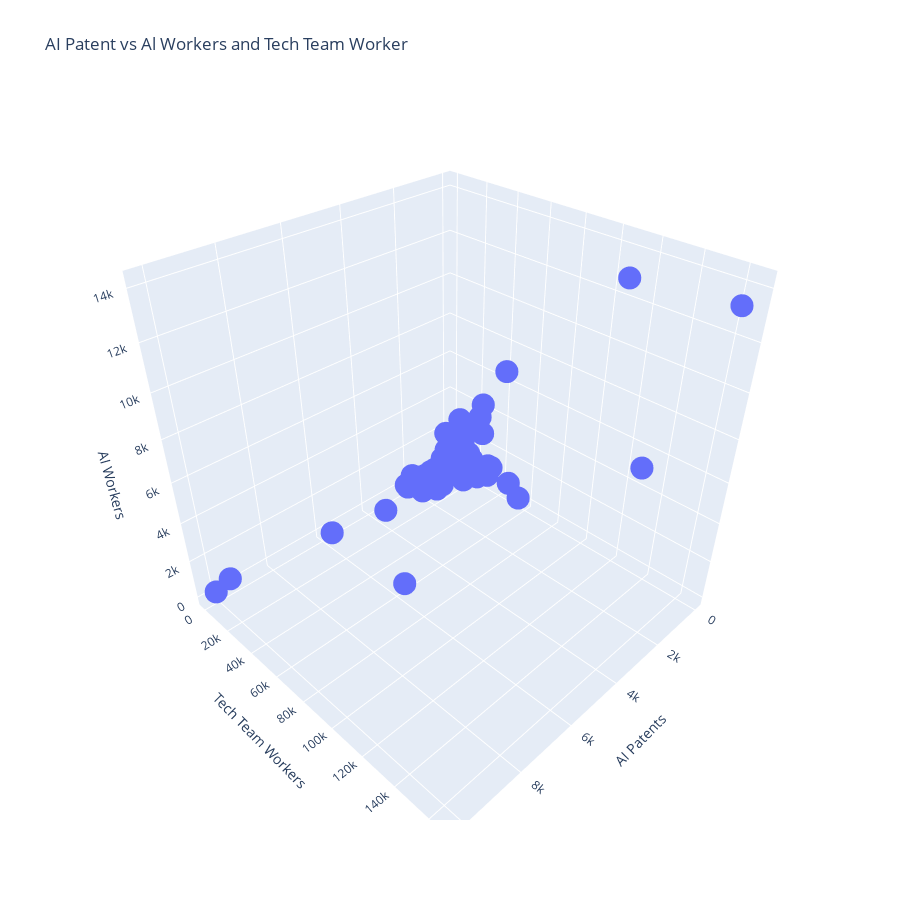

The code cell stored with this chart in its notebook:
### Markdown cell above
3d Plots

### Code cell
# 3D Plot (AI Patent vs Workforce_Al_workers and Workforce_Tech_Team_Worker)
fig = px.scatter_3d(
    df,
    x='AI patents',
    y='Workforce_Tech_Team_Workers',
    z='Workforce_AI_workers',
    title='AI Patents vs Workforce_Al_workers and Workforce_Tech_Team_Workers'
)

fig.update_layout(
    title='AI Patent vs Al Workers and Tech Team Worker', 
    autosize=False,
    width=900, 
    height=900,
    scene=dict(
        xaxis_title='AI Patents',
        yaxis_title='Tech Team Workers',
        zaxis_title='AI Workers',
    ),
)

fig.show()
fig.write_html("3d_plot_patents.html")

### Figure 1 — Plotly figure (JSON) as saved in the notebook; plotly's stock layout.template omitted (floating-point values rounded to 4 significant figures; data arrays with more than 128 entries replaced by an {"elided": "..."} marker saying what was removed)
{"data": [{"hovertemplate": "AI patents=%{x}<br>Workforce_Tech_Team_Workers=%{y}<br>Workforce_AI_workers=%{z}<extra></extra>", "legendgroup": "", "marker": {"color": "#636efa", "symbol": "circle"}, "mode": "markers", "name": "", "scene": "scene", "showlegend": false, "type": "scatter3d", "x": {"elided": "678 int values"}, "y": {"elided": "678 int values"}, "z": {"elided": "678 int values"}}], "layout": {"autosize": false, "height": 900, "legend": {"tracegroupgap": 0}, "scene": {"domain": {"x": [0, 1], "y": [0, 1]}, "xaxis": {"title": {"text": "AI Patents"}}, "yaxis": {"title": {"text": "Tech Team Workers"}}, "zaxis": {"title": {"text": "AI Workers"}}}, "title": {"text": "AI Patent vs Al Workers and Tech Team Worker"}, "width": 900}}
